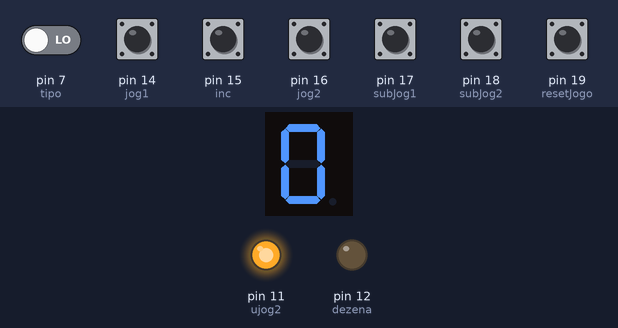
Bench run of a sketch on a simulated Arduino Uno, built with avr-gcc and run on an emulated ATmega328P. Parts: 1-digit seven-segment display, output pins drawn as LEDs (lit = HIGH). Wiring (inferred from the names in the program): 1-digit 7-segment display, segments lit when HIGH: segments pin 0, pin 1, pin 2, pin 3, pin 4, pin 5, pin 6. The test bench sets the inputs (shaded band); at power-on: pin 14 (jog1), pin 15 (inc), pin 16 (jog2), pin 17 (subJog1), pin 18 (subJog2), pin 19 (resetJogo) HIGH, pin 7 (tipo) LOW. The segment pins are drawn as the display they are named for; pins used as bus, display or sensor lines are not drawn.

Above: at 2.6 s.
2.7 s: pin 14 (jog1) pulled LOW for 2 s
At 5.9 s:
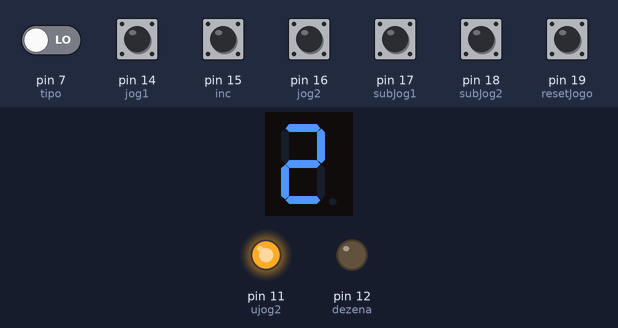
9.9 s: pin 18 (subJog2) pulled LOW for 2 s
14.7 s: pin 7 (tipo) driven HIGH and pin 14 (jog1) driven LOW
20.6 s: pin 19 (resetJogo) pulled LOW for 2 s
At 23.9 s:
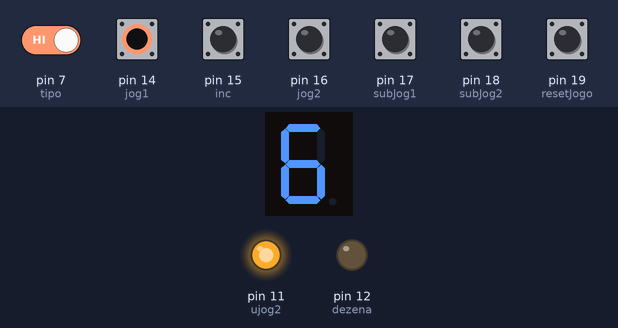
24.1 s: pin 14 (jog1) driven HIGH
30.0 s: pin 18 (subJog2) pulled LOW for 2 s
At 33.2 s:
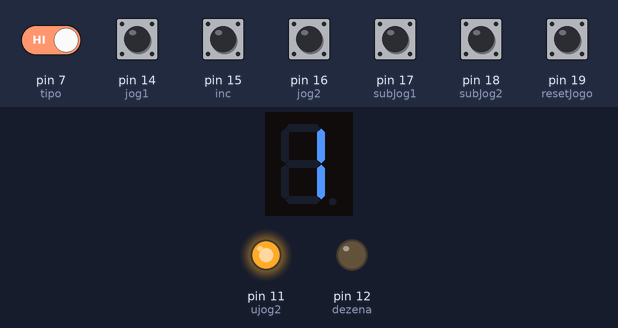
Timing chart, 0 to 34.5 s (numbered marks = the images above; inputs shaded):
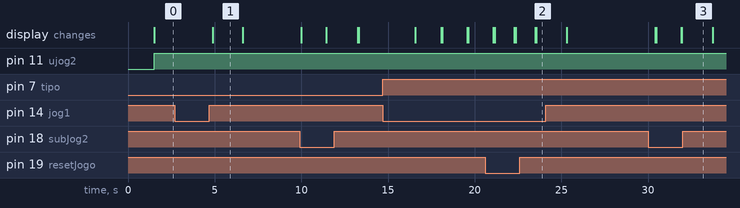

Measured:
- after the input at 2.7 s, the display: changes after 2.2 s (image 1)
- after the input at 30.0 s, the display: changes after 0.43 s (image 3)
- what the display in image 1 shows lasts 1.7 s, from 4.9 s to 6.6 s

The sketch:

truco_scoreboard.ino
```cpp
#define unidade 13
#define dezena 12
#define ujog2 11
#define djog2 10
#define ujog1 9
#define djog1 8
#define a 0
#define b 1
#define c 2
#define d 3
#define e 4
#define f 5
#define g 6
#define tipo 7
#define jog1 14
#define inc 15
#define jog2 16
#define subJog1 17
#define subJog2 18
#define resetJogo 19

int pontosRodada;
int pontosJog1 = 0;
int pontosJog2 = 0;
bool partidaAtiva = true;
int modoJogo;
bool vitoriaJog1 = false;
bool vitoriaJog2 = false;

void setup() {
  pinMode(tipo, INPUT);
  modoJogo = digitalRead(tipo) ? 1 : 0;
  pontosRodada = modoJogo == 1 ? 1 : 2;

  pinMode(unidade, OUTPUT);
  pinMode(dezena, OUTPUT);
  pinMode(ujog1, OUTPUT);
  pinMode(djog1, OUTPUT);
  pinMode(ujog2, OUTPUT);
  pinMode(djog2, OUTPUT);
  pinMode(a, OUTPUT);
  pinMode(b, OUTPUT);
  pinMode(c, OUTPUT);
  pinMode(d, OUTPUT);
  pinMode(e, OUTPUT);
  pinMode(f, OUTPUT);
  pinMode(g, OUTPUT);
  pinMode(inc, INPUT_PULLUP);
  pinMode(jog1, INPUT_PULLUP);
  pinMode(jog2, INPUT_PULLUP);
  pinMode(subJog1, INPUT_PULLUP);
  pinMode(subJog2, INPUT_PULLUP);
  pinMode(resetJogo, INPUT_PULLUP);
}

void loop() {
  if(pontosJog1 == 0 && pontosJog2 == 0) {
    int novoModo = digitalRead(tipo) ? 1 : 0;
    if(novoModo != modoJogo) {
      modoJogo = novoModo;
      pontosRodada = modoJogo == 1 ? 1 : 2;
    }
  }

  if (partidaAtiva) {
    if (digitalRead(inc) == HIGH) {
      if (modoJogo == 1) {
        switch (pontosRodada) {
          case 1: pontosRodada = 3; break;
          case 3: pontosRodada = 6; break;
          case 6: pontosRodada = 9; break;
          case 9: pontosRodada = 12; break;
          case 12: pontosRodada = 1; break;
        }
      } else {
        switch (pontosRodada) {
          case 2: pontosRodada = 4; break;
          case 4: pontosRodada = 6; break;
          case 6: pontosRodada = 8; break;
          case 8: pontosRodada = 10; break;
          case 10: pontosRodada = 12; break;
          case 12: pontosRodada = 2; break;
        }
      }
      delay(300);
    }

    if (digitalRead(jog1) == HIGH) {
      pontosJog1 += pontosRodada;
      pontosRodada = modoJogo == 1 ? 1 : 2;
      delay(300);
    }

    if (digitalRead(jog2) == HIGH) {
      pontosJog2 += pontosRodada;
      pontosRodada = modoJogo == 1 ? 1 : 2;
      delay(300);
    }

    if (digitalRead(subJog1) == HIGH) {
      pontosJog1 = max(0, pontosJog1 - pontosRodada);
      pontosRodada = modoJogo == 1 ? 1 : 2;
      delay(300);
    }

    if (digitalRead(subJog2) == HIGH) {
      pontosJog2 = max(0, pontosJog2 - pontosRodada);
      pontosRodada = modoJogo == 1 ? 1 : 2;
      delay(300);
    }

    if (pontosJog1 >= 12) {
      partidaAtiva = false;
      vitoriaJog1 = true;
      pontosJog1 = 12; // Garante que mostra exatamente 12
    }
    if (pontosJog2 >= 12) {
      partidaAtiva = false;
      vitoriaJog2 = true;
      pontosJog2 = 12; // Garante que mostra exatamente 12
    }

    atualizarDisplay();
  } else {
    // Modo vitória - mostra apenas o placar do vencedor fixo
    if (vitoriaJog1) {
      mostrarNumero(djog1, 1); // Mostra 1 na dezena do jogador 1
      mostrarNumero(ujog1, 2); // Mostra 2 na unidade do jogador 1
    } else if (vitoriaJog2) {
      mostrarNumero(djog2, 1); // Mostra 1 na dezena do jogador 2
      mostrarNumero(ujog2, 2); // Mostra 2 na unidade do jogador 2
    }
    delay(1); // Pequeno delay para estabilidade do display
  }

  if (digitalRead(resetJogo) == HIGH) {
    resetarPlacar();
    delay(300);
  }
}

void resetarPlacar() {
  pontosJog1 = 0;
  pontosJog2 = 0;
  pontosRodada = modoJogo == 1 ? 1 : 2;
  partidaAtiva = true;
  vitoriaJog1 = false;
  vitoriaJog2 = false;
}

void atualizarDisplay() {
  int dezenaRodada = pontosRodada / 10;
  int unidadeRodada = pontosRodada % 10;
  mostrarNumero(dezena, dezenaRodada);
  mostrarNumero(unidade, unidadeRodada);

  int dezenaJog1 = pontosJog1 / 10;
  int unidadeJog1 = pontosJog1 % 10;
  mostrarNumero(djog1, dezenaJog1);
  mostrarNumero(ujog1, unidadeJog1);

  int dezenaJog2 = pontosJog2 / 10;
  int unidadeJog2 = pontosJog2 % 10;
  mostrarNumero(djog2, dezenaJog2);
  mostrarNumero(ujog2, unidadeJog2);
}

void mostrarNumero(int displayPin, int numero) {
  digitalWrite(unidade, LOW);
  digitalWrite(dezena, LOW);
  digitalWrite(ujog1, LOW);
  digitalWrite(djog1, LOW);
  digitalWrite(ujog2, LOW);
  digitalWrite(djog2, LOW);

  byte digitos[10][7] = {
    {1,1,1,1,1,1,0}, {0,1,1,0,0,0,0}, {1,1,0,1,1,0,1}, {1,1,1,1,0,0,1},
    {0,1,1,0,0,1,1}, {1,0,1,1,0,1,1}, {1,0,1,1,1,1,1}, {1,1,1,0,0,0,0},
    {1,1,1,1,1,1,1}, {1,1,1,1,0,1,1}
  };

  digitalWrite(a, digitos[numero][0]);
  digitalWrite(b, digitos[numero][1]);
  digitalWrite(c, digitos[numero][2]);
  digitalWrite(d, digitos[numero][3]);
  digitalWrite(e, digitos[numero][4]);
  digitalWrite(f, digitos[numero][5]);
  digitalWrite(g, digitos[numero][6]);
  digitalWrite(displayPin, HIGH);
  delay(1);
}
```
